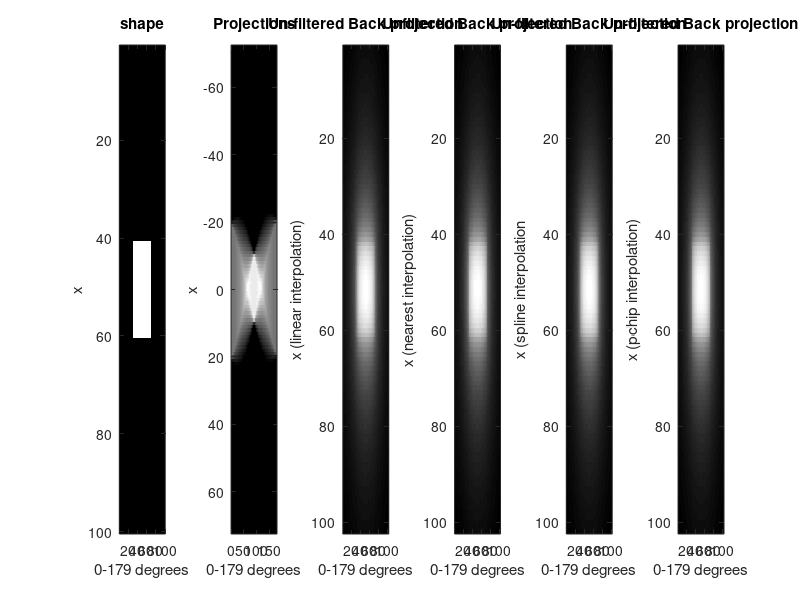

Here is the MATLAB script that generated this plot:
clc; clear all; close all;
I=zeros(100,100);
I(41:60,31:70)=1;
figure(1)
subplot(1,6,1)
imagesc(I); %scale data and display image object
xlabel('0-179 degrees')
ylabel('x')
title('shape')
%%%%%%%%%%%%%%%%%%%%%%%%%%%%%%%%%%%%%%%%%%%%%%%%%%
theta = 0:180;
R=radon(I) %radon transform
[R,xp] = radon(I,theta);
colormap(gray)
subplot(1,6,2)
imagesc(theta,xp,R);
xlabel('0-179 degrees')
ylabel('x')
title('Projections')
%%%%%%%%%%%%%%%%%%%%%%%%%%%%%%%%%%%%%%%%%%%%%%%%%%%
i1=iradon(R,theta,'linear','none');
subplot(1,6,3)
imagesc(i1);
xlabel('0-179 degrees')
ylabel('x (linear interpolation)')
title('Un-filtered Back projection')
%%%%%%%%%%%%%%%%%%%%%%%%%%%%%%%%%%%%%%%%%%%%%%%%%%%
i2=iradon(R,theta,'nearest','none');
subplot(1,6,4)
imagesc(i2);
xlabel('0-179 degrees')
ylabel('x (nearest interpolation)')
title('Unfiltered Back projection')
%%%%%%%%%%%%%%%%%%%%%%%%%%%%%%%%%%%%%%%%%%%%%%
i3=iradon(R,theta,'spline','none');
subplot(1,6,5)
imagesc(i3); %legend('spline interpolation')
xlabel('0-179 degrees')
ylabel('x (spline interpolation')
title('Un-filtered Back projection')
%%%%%%%%%%%%%%%%%%%%%%%%%%%%%%%%%%%%%%%%%%%%%%%%%%%
i4=iradon(R,theta,'pchip','none');
subplot(1,6,6)
imagesc(i4);
xlabel('0-179 degrees')
ylabel('x (pchip interpolation)')
title('Un-filtered Back projection')
figure(2)
img=cat(4,i1,i2,i3,i4);
montage(img,'Size',[1 4]);
